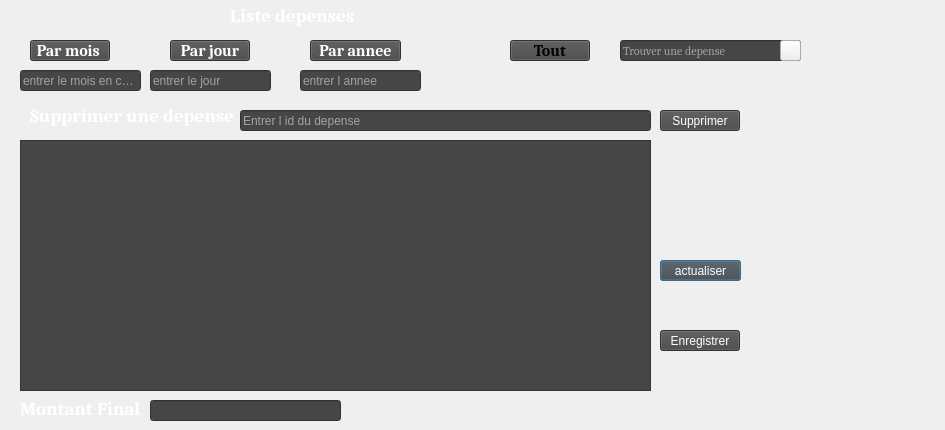
<?xml version="1.0" encoding="UTF-8"?>
<ui version="4.0">
 <class>listedepense</class>
 <widget class="QDialog" name="listedepense">
  <property name="geometry">
   <rect>
    <x>0</x>
    <y>0</y>
    <width>945</width>
    <height>430</height>
   </rect>
  </property>
  <property name="windowTitle">
   <string>Liste des depenses</string>
  </property>
  <property name="windowIcon">
   <iconset resource="../../Documents/Menu/logo1.qrc">
    <normaloff>:/menu/logo1/logo.png</normaloff>:/menu/logo1/logo.png</iconset>
  </property>
  <widget class="QLabel" name="label">
   <property name="geometry">
    <rect>
     <x>230</x>
     <y>0</y>
     <width>131</width>
     <height>31</height>
    </rect>
   </property>
   <property name="font">
    <font>
     <family>Cambria</family>
     <pointsize>14</pointsize>
     <weight>75</weight>
     <bold>true</bold>
    </font>
   </property>
   <property name="styleSheet">
    <string notr="true">color: rgb(255, 255, 255);</string>
   </property>
   <property name="text">
    <string>Liste depenses</string>
   </property>
  </widget>
  <widget class="QPushButton" name="listerdepense">
   <property name="geometry">
    <rect>
     <x>660</x>
     <y>260</y>
     <width>81</width>
     <height>21</height>
    </rect>
   </property>
   <property name="styleSheet">
    <string notr="true">background-color: rgb(70, 70, 70);
color: rgb(255, 255, 255);</string>
   </property>
   <property name="text">
    <string>actualiser</string>
   </property>
  </widget>
  <widget class="QLineEdit" name="iddepense">
   <property name="geometry">
    <rect>
     <x>240</x>
     <y>110</y>
     <width>411</width>
     <height>21</height>
    </rect>
   </property>
   <property name="styleSheet">
    <string notr="true">background-color: rgb(70, 70, 70);
color: rgb(255, 255, 255);</string>
   </property>
   <property name="placeholderText">
    <string>Entrer l id du depense </string>
   </property>
  </widget>
  <widget class="QPushButton" name="supprimer">
   <property name="geometry">
    <rect>
     <x>660</x>
     <y>110</y>
     <width>80</width>
     <height>21</height>
    </rect>
   </property>
   <property name="styleSheet">
    <string notr="true">background-color: rgb(70, 70, 70);
color: rgb(255, 255, 255);</string>
   </property>
   <property name="text">
    <string>Supprimer</string>
   </property>
  </widget>
  <widget class="QLabel" name="label_2">
   <property name="geometry">
    <rect>
     <x>30</x>
     <y>100</y>
     <width>211</width>
     <height>31</height>
    </rect>
   </property>
   <property name="font">
    <font>
     <family>Cambria</family>
     <pointsize>14</pointsize>
     <weight>75</weight>
     <bold>true</bold>
    </font>
   </property>
   <property name="styleSheet">
    <string notr="true">color: rgb(255, 255, 255);</string>
   </property>
   <property name="text">
    <string>Supprimer une depense</string>
   </property>
  </widget>
  <widget class="QPushButton" name="mois_2">
   <property name="geometry">
    <rect>
     <x>30</x>
     <y>40</y>
     <width>80</width>
     <height>21</height>
    </rect>
   </property>
   <property name="font">
    <font>
     <family>Cambria</family>
     <pointsize>12</pointsize>
     <weight>75</weight>
     <bold>true</bold>
    </font>
   </property>
   <property name="cursor">
    <cursorShape>PointingHandCursor</cursorShape>
   </property>
   <property name="styleSheet">
    <string notr="true">background-color: rgb(70, 70, 70);
color: rgb(255, 255, 255);</string>
   </property>
   <property name="text">
    <string>Par mois </string>
   </property>
  </widget>
  <widget class="QLineEdit" name="mois">
   <property name="geometry">
    <rect>
     <x>20</x>
     <y>70</y>
     <width>121</width>
     <height>21</height>
    </rect>
   </property>
   <property name="focusPolicy">
    <enum>Qt::ClickFocus</enum>
   </property>
   <property name="styleSheet">
    <string notr="true">background-color: rgb(70, 70, 70);
color: rgb(255, 255, 255);</string>
   </property>
   <property name="placeholderText">
    <string>entrer le mois en chiffre</string>
   </property>
  </widget>
  <widget class="QLabel" name="label_3">
   <property name="geometry">
    <rect>
     <x>20</x>
     <y>400</y>
     <width>151</width>
     <height>16</height>
    </rect>
   </property>
   <property name="font">
    <font>
     <family>Cambria</family>
     <pointsize>14</pointsize>
     <weight>75</weight>
     <bold>true</bold>
    </font>
   </property>
   <property name="styleSheet">
    <string notr="true">color: rgb(255, 255, 255);</string>
   </property>
   <property name="text">
    <string>Montant Final</string>
   </property>
  </widget>
  <widget class="QPushButton" name="anne_2">
   <property name="geometry">
    <rect>
     <x>310</x>
     <y>40</y>
     <width>91</width>
     <height>21</height>
    </rect>
   </property>
   <property name="font">
    <font>
     <family>Cambria</family>
     <pointsize>12</pointsize>
     <weight>75</weight>
     <bold>true</bold>
    </font>
   </property>
   <property name="cursor">
    <cursorShape>PointingHandCursor</cursorShape>
   </property>
   <property name="styleSheet">
    <string notr="true">background-color: rgb(70, 70, 70);
color: rgb(255, 255, 255);</string>
   </property>
   <property name="text">
    <string>Par annee</string>
   </property>
  </widget>
  <widget class="QLineEdit" name="jour">
   <property name="geometry">
    <rect>
     <x>150</x>
     <y>70</y>
     <width>121</width>
     <height>21</height>
    </rect>
   </property>
   <property name="focusPolicy">
    <enum>Qt::ClickFocus</enum>
   </property>
   <property name="styleSheet">
    <string notr="true">background-color: rgb(70, 70, 70);
color: rgb(255, 255, 255);</string>
   </property>
   <property name="placeholderText">
    <string>entrer le jour</string>
   </property>
  </widget>
  <widget class="QLineEdit" name="montant">
   <property name="geometry">
    <rect>
     <x>150</x>
     <y>400</y>
     <width>191</width>
     <height>21</height>
    </rect>
   </property>
   <property name="font">
    <font>
     <family>Cambria</family>
     <pointsize>12</pointsize>
     <weight>75</weight>
     <bold>true</bold>
    </font>
   </property>
   <property name="focusPolicy">
    <enum>Qt::ClickFocus</enum>
   </property>
   <property name="styleSheet">
    <string notr="true">color: rgb(255, 255, 255);
background-color: rgb(70, 70, 70);</string>
   </property>
   <property name="clearButtonEnabled">
    <bool>true</bool>
   </property>
  </widget>
  <widget class="QPushButton" name="jour_2">
   <property name="geometry">
    <rect>
     <x>170</x>
     <y>40</y>
     <width>80</width>
     <height>21</height>
    </rect>
   </property>
   <property name="font">
    <font>
     <family>Cambria</family>
     <pointsize>12</pointsize>
     <weight>75</weight>
     <bold>true</bold>
    </font>
   </property>
   <property name="cursor">
    <cursorShape>PointingHandCursor</cursorShape>
   </property>
   <property name="styleSheet">
    <string notr="true">background-color: rgb(70, 70, 70);
color: rgb(255, 255, 255);</string>
   </property>
   <property name="text">
    <string>Par jour</string>
   </property>
  </widget>
  <widget class="QPushButton" name="tout">
   <property name="geometry">
    <rect>
     <x>510</x>
     <y>40</y>
     <width>80</width>
     <height>21</height>
    </rect>
   </property>
   <property name="font">
    <font>
     <family>Cambria</family>
     <pointsize>12</pointsize>
     <weight>75</weight>
     <bold>true</bold>
    </font>
   </property>
   <property name="cursor">
    <cursorShape>PointingHandCursor</cursorShape>
   </property>
   <property name="styleSheet">
    <string notr="true">background-color: rgb(70, 70, 70);</string>
   </property>
   <property name="text">
    <string>Tout</string>
   </property>
  </widget>
  <widget class="QLineEdit" name="anne">
   <property name="geometry">
    <rect>
     <x>300</x>
     <y>70</y>
     <width>121</width>
     <height>21</height>
    </rect>
   </property>
   <property name="focusPolicy">
    <enum>Qt::ClickFocus</enum>
   </property>
   <property name="styleSheet">
    <string notr="true">background-color: rgb(70, 70, 70);
color: rgb(255, 255, 255);</string>
   </property>
   <property name="placeholderText">
    <string>entrer l annee</string>
   </property>
  </widget>
  <widget class="QPushButton" name="pushButton">
   <property name="geometry">
    <rect>
     <x>780</x>
     <y>40</y>
     <width>21</width>
     <height>21</height>
    </rect>
   </property>
   <property name="cursor">
    <cursorShape>PointingHandCursor</cursorShape>
   </property>
   <property name="styleSheet">
    <string notr="true">image: url(:/image5/download (2).jpg);
background-image: url(:/image5/download (2).jpg);</string>
   </property>
   <property name="text">
    <string/>
   </property>
  </widget>
  <widget class="QLineEdit" name="nomproduit">
   <property name="geometry">
    <rect>
     <x>620</x>
     <y>40</y>
     <width>181</width>
     <height>21</height>
    </rect>
   </property>
   <property name="font">
    <font>
     <family>Cambria</family>
     <pointsize>9</pointsize>
    </font>
   </property>
   <property name="styleSheet">
    <string notr="true">background-color: rgb(70, 70, 70);
color: rgb(255, 255, 255);</string>
   </property>
   <property name="placeholderText">
    <string>Trouver une depense</string>
   </property>
  </widget>
  <widget class="QPushButton" name="enregistrer">
   <property name="geometry">
    <rect>
     <x>660</x>
     <y>330</y>
     <width>80</width>
     <height>21</height>
    </rect>
   </property>
   <property name="styleSheet">
    <string notr="true">background-color: rgb(70, 70, 70);
color: rgb(255, 255, 255);</string>
   </property>
   <property name="text">
    <string>Enregistrer</string>
   </property>
  </widget>
  <widget class="QLabel" name="fond">
   <property name="geometry">
    <rect>
     <x>-70</x>
     <y>-10</y>
     <width>1051</width>
     <height>451</height>
    </rect>
   </property>
   <property name="text">
    <string/>
   </property>
   <property name="pixmap">
    <pixmap resource="../../Documents/Menu/fond2.qrc">:/menu/fond/Fond2.png</pixmap>
   </property>
   <property name="scaledContents">
    <bool>true</bool>
   </property>
  </widget>
  <widget class="QLabel" name="label_4">
   <property name="geometry">
    <rect>
     <x>830</x>
     <y>0</y>
     <width>121</width>
     <height>91</height>
    </rect>
   </property>
   <property name="text">
    <string/>
   </property>
   <property name="pixmap">
    <pixmap resource="../../Documents/Menu/fond2.qrc">:/menu/fond/Fond2.png</pixmap>
   </property>
   <property name="scaledContents">
    <bool>true</bool>
   </property>
  </widget>
  <widget class="QTableView" name="tableView">
   <property name="geometry">
    <rect>
     <x>20</x>
     <y>140</y>
     <width>631</width>
     <height>251</height>
    </rect>
   </property>
   <property name="font">
    <font>
     <family>Cambria</family>
     <pointsize>11</pointsize>
     <weight>75</weight>
     <bold>true</bold>
    </font>
   </property>
   <property name="autoFillBackground">
    <bool>true</bool>
   </property>
   <property name="styleSheet">
    <string notr="true">background-color: rgb(70, 70, 70);

color: rgb(0, 0, 0);</string>
   </property>
   <property name="frameShadow">
    <enum>QFrame::Sunken</enum>
   </property>
   <property name="lineWidth">
    <number>2</number>
   </property>
   <property name="sizeAdjustPolicy">
    <enum>QAbstractScrollArea::AdjustToContentsOnFirstShow</enum>
   </property>
   <property name="dragEnabled">
    <bool>true</bool>
   </property>
   <property name="alternatingRowColors">
    <bool>true</bool>
   </property>
   <property name="selectionBehavior">
    <enum>QAbstractItemView::SelectItems</enum>
   </property>
   <property name="iconSize">
    <size>
     <width>5</width>
     <height>5</height>
    </size>
   </property>
   <property name="textElideMode">
    <enum>Qt::ElideRight</enum>
   </property>
   <property name="gridStyle">
    <enum>Qt::DashLine</enum>
   </property>
   <attribute name="horizontalHeaderMinimumSectionSize">
    <number>40</number>
   </attribute>
   <attribute name="verticalHeaderDefaultSectionSize">
    <number>40</number>
   </attribute>
  </widget>
  <zorder>fond</zorder>
  <zorder>nomproduit</zorder>
  <zorder>label</zorder>
  <zorder>listerdepense</zorder>
  <zorder>iddepense</zorder>
  <zorder>supprimer</zorder>
  <zorder>label_2</zorder>
  <zorder>mois_2</zorder>
  <zorder>mois</zorder>
  <zorder>label_3</zorder>
  <zorder>anne_2</zorder>
  <zorder>jour</zorder>
  <zorder>montant</zorder>
  <zorder>jour_2</zorder>
  <zorder>tout</zorder>
  <zorder>anne</zorder>
  <zorder>pushButton</zorder>
  <zorder>enregistrer</zorder>
  <zorder>label_4</zorder>
  <zorder>tableView</zorder>
 </widget>
 <resources>
  <include location="../../Documents/Menu/fond2.qrc"/>
  <include location="../../Documents/Menu/logo1.qrc"/>
 </resources>
 <connections/>
</ui>
